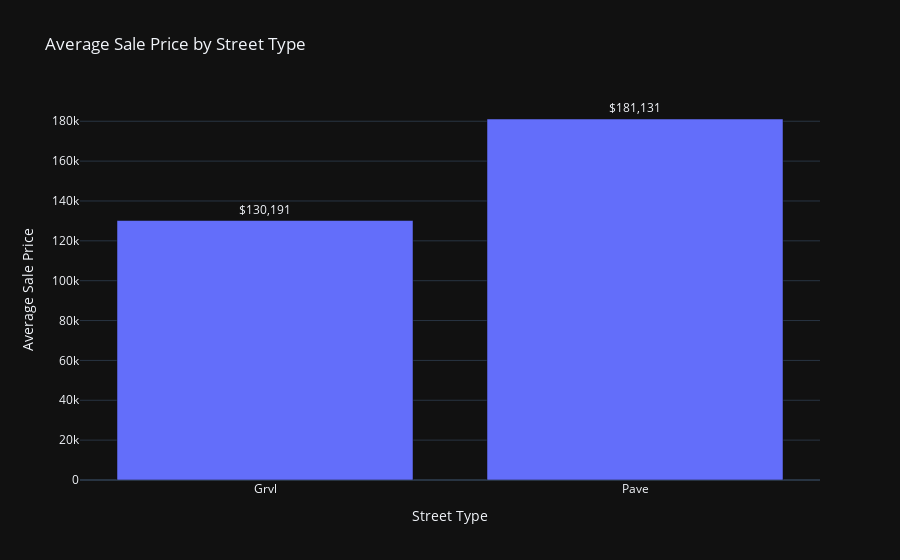
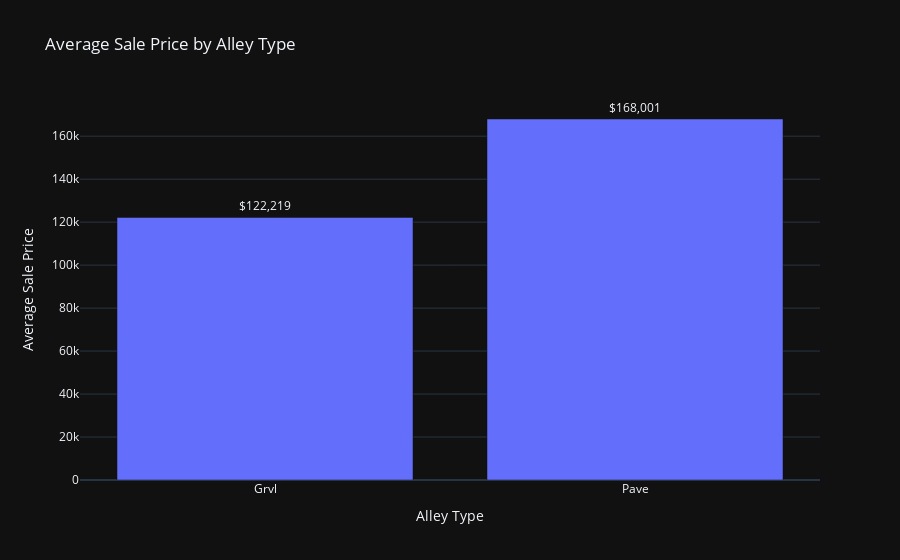

The notebook cell saved with these charts, in order:
### Code cell
# 3. Street and Alley Access Effects
street_prices = df.groupby('Street')['SalePrice'].mean()
alley_prices = df.groupby('Alley')['SalePrice'].mean()

fig4 = px.bar(x=street_prices.index, y=street_prices.values,
              title='Average Sale Price by Street Type',
              text=street_prices.values, template='plotly_dark',
              labels={'x': 'Street Type', 'y': 'Average Sale Price'})
fig4.update_traces(texttemplate='$%{text:,.0f}', textposition='outside')

fig5 = px.bar(x=alley_prices.index, y=alley_prices.values,
              title='Average Sale Price by Alley Type',
              text=alley_prices.values, template='plotly_dark',
              labels={'x': 'Alley Type', 'y': 'Average Sale Price'})
fig5.update_traces(texttemplate='$%{text:,.0f}', textposition='outside')

fig4.show()
fig5.show()

### Figure 1 — Plotly figure (JSON) as saved in the notebook; plotly's stock layout.template omitted (floating-point values rounded to 4 significant figures)
{"data": [{"hovertemplate": "Street Type=%{x}<br>Average Sale Price=%{y}<br>text=%{text}<extra></extra>", "legendgroup": "", "marker": {"color": "#636efa", "pattern": {"shape": ""}}, "name": "", "orientation": "v", "showlegend": false, "text": [130200.0, 181100.0], "textposition": "outside", "texttemplate": "$%{text:,.0f}", "type": "bar", "x": ["Grvl", "Pave"], "xaxis": "x", "y": [130200.0, 181100.0], "yaxis": "y"}], "layout": {"barmode": "relative", "legend": {"tracegroupgap": 0}, "title": {"text": "Average Sale Price by Street Type"}, "xaxis": {"anchor": "y", "domain": [0, 1], "title": {"text": "Street Type"}}, "yaxis": {"anchor": "x", "domain": [0, 1], "title": {"text": "Average Sale Price"}}}}

### Figure 2 — Plotly figure (JSON) as saved in the notebook; plotly's stock layout.template omitted (floating-point values rounded to 4 significant figures)
{"data": [{"hovertemplate": "Alley Type=%{x}<br>Average Sale Price=%{y}<br>text=%{text}<extra></extra>", "legendgroup": "", "marker": {"color": "#636efa", "pattern": {"shape": ""}}, "name": "", "orientation": "v", "showlegend": false, "text": [122200.0, 168000.0], "textposition": "outside", "texttemplate": "$%{text:,.0f}", "type": "bar", "x": ["Grvl", "Pave"], "xaxis": "x", "y": [122200.0, 168000.0], "yaxis": "y"}], "layout": {"barmode": "relative", "legend": {"tracegroupgap": 0}, "title": {"text": "Average Sale Price by Alley Type"}, "xaxis": {"anchor": "y", "domain": [0, 1], "title": {"text": "Alley Type"}}, "yaxis": {"anchor": "x", "domain": [0, 1], "title": {"text": "Average Sale Price"}}}}
